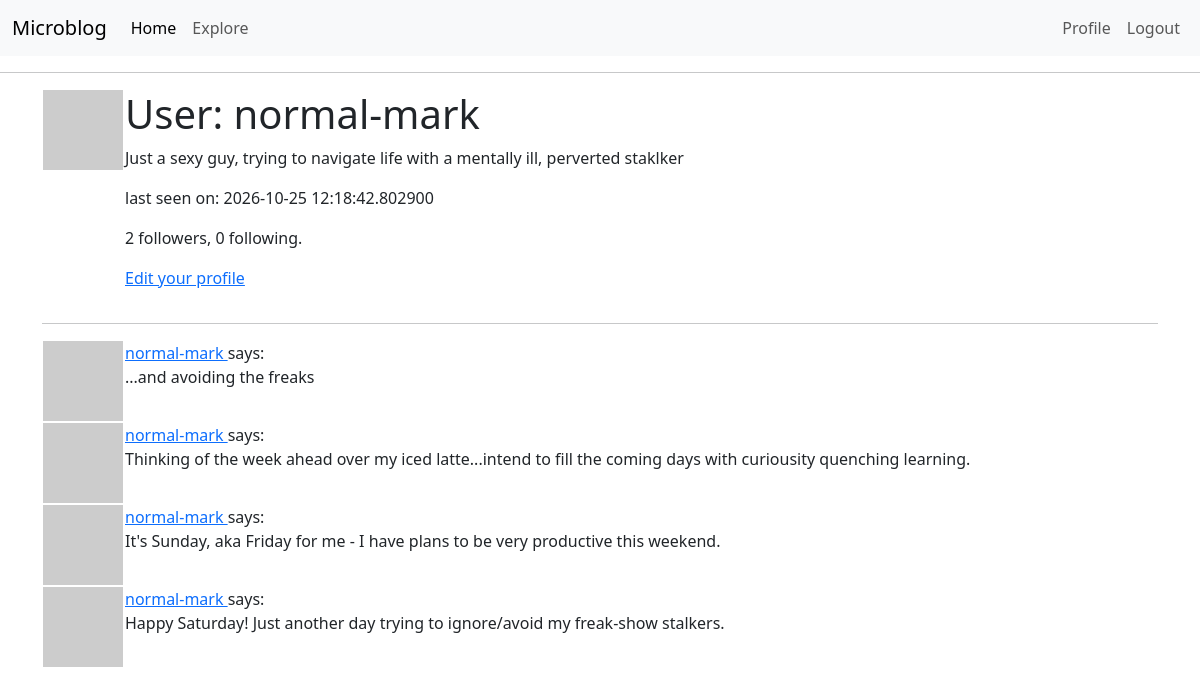
The app's page /user/normal-mark (signed in), older data.
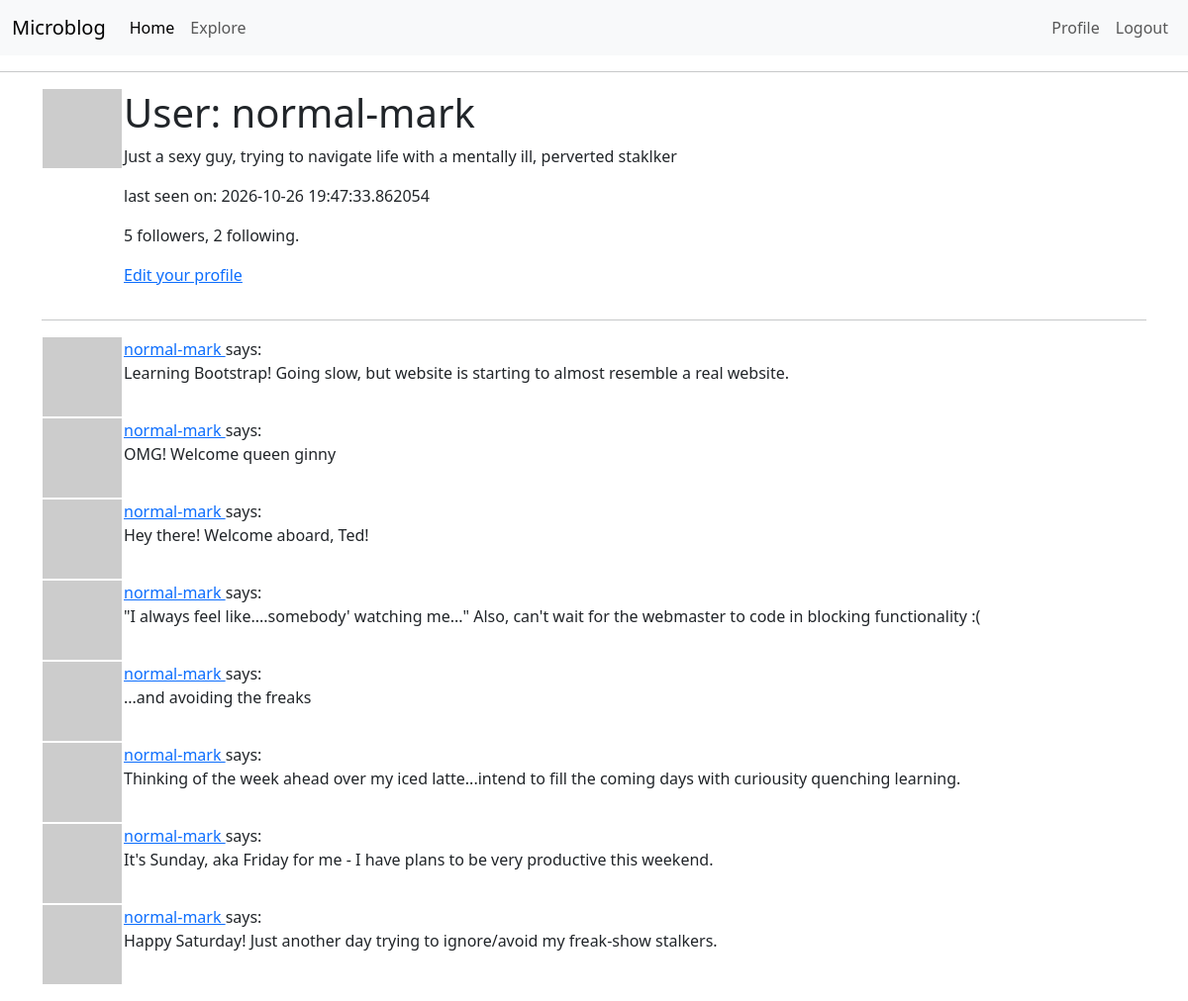
The same page, newer data.
### app/models.py (models this page shows, shortened)
class User(UserMixin, db.Model):
    id: so.Mapped[int] = so.mapped_column(primary_key=True)
    username: so.Mapped[str] = so.mapped_column(sa.String(64), index=True, unique=True)
    email: so.Mapped[str] = so.mapped_column(sa.String(120), index=True, unique=True)
    password_hash: so.Mapped[Optional[str]] = so.mapped_column(sa.String(256))
    posts: so.WriteOnlyMapped['Post'] = so.relationship(back_populates='author')
    about_me: so.Mapped[Optional[str]] = so.mapped_column(sa.String(140))
    last_seen: so.Mapped[Optional[datetime]] = so.mapped_column(default=lambda: datetime.now(timezone.utc))
    following: so.WriteOnlyMapped['User'] = so.relationship(
            secondary=followers, primaryjoin=(followers.c.follower_id == id),
            secondaryjoin=(followers.c.followed_id == id),
            back_populates='followers')
    followers: so.WriteOnlyMapped['User'] = so.relationship(
            secondary=followers, primaryjoin=(followers.c.followed_id == id),
            secondaryjoin = (followers.c.follower_id == id),
            back_populates='following')
    def avatar(self, size):
        digest = md5(self.email.lower().encode('utf-8')).hexdigest()
        return f'https://www.gravatar.com/avatar/{digest}?d=identicon&s={size}'
    def followers_count(self):
        query = sa.select(sa.func.count()).select_from(
                self.followers.select().subquery())
        return db.session.scalar(query)
    def following_count(self):
        query = sa.select(sa.func.count()).select_from(
            self.following.select().subquery())
        return db.session.scalar(query)

class Post(db.Model):
    id: so.Mapped[int] = so.mapped_column(primary_key=True)
    body: so.Mapped[str] = so.mapped_column(sa.String(140))
    timestamp: so.Mapped[datetime] = so.mapped_column(index=True, default=lambda: datetime.now(timezone.utc))
    user_id: so.Mapped[int] = so.mapped_column(sa.ForeignKey(User.id), index=True)
    author: so.Mapped[User] = so.relationship(back_populates='posts')

### app/routes.py (the view)
@app.route('/user/<username>')
@login_required
def user(username):
    user = db.first_or_404(sa.select(User).where(User.username == username))
    page = request.args.get('page', 1, type=int)
    query = user.posts.select().order_by(Post.timestamp.desc())
    posts = db.paginate(query, page=page,
                        per_page=app.config['POSTS_PER_PAGE'],
                        error_out=False)
    next_url = url_for('user', username=user.username, page=posts.next_num) \
        if posts.has_next else None
    prev_url = url_for('user', username=user.username, page=posts.prev_num) \
        if posts.has_prev else None
    form = EmptyForm()
    return render_template('user.html', user=user, posts=posts.items,
                           next_url=next_url, prev_url=prev_url, form=form)

### app/models.py (called while the page is built)
@login.user_loader
def load_user(id):
    return db.session.get(User, int(id))

### app/routes.py (called while the page is built)
@app.before_request
def before_request():
    if current_user.is_authenticated:
        current_user.last_seen = datetime.now(timezone.utc)
        db.session.commit()

### app/templates/user.html (shortened to what this page needs)
{% extends "base.html" %}
{% block content %}
    <table>
        <tr valign="top">
            <td><img src="{{ user.avatar(128) }}"></td>
            <td>
                <h1>User: {{ user.username }}</h1>
                {% if user.about_me %}<p>{{ user.about_me }}</p>{% endif %}
                {% if user.last_seen %}<p>last seen on: {{ user.last_seen }}</p>{% endif %}
                <p>{{ user.followers_count() }} followers, {{ user.following_count() }} following.</p>
                {% if user == current_user %}
                <p><a href="{{ url_for('edit_profile') }}">Edit your profile</a></p>
                {% endif %}
            </td>
        </tr>
    </table>
    <hr>
    {% for post in posts %}
        {% include '_post.html' %}
    {% endfor %}
{% endblock %}

### app/templates/_post.html
<table>
    <tr valign="top">
        <td><img src="{{ post.author.avatar(36) }}"</td>
        <td>
            <a href="{{ url_for('user', username=post.author.username) }}">
                {{ post.author.username }}
            </a>
                says: <br>{{ post.body }}
        </td>
    </tr>
</table>

Row changes from the older to the newer data that the page shows:
changed User "normal-mark": last_seen "2026-10-25 12:18:42.802900" → "2026-10-26 19:47:33.862054"
added Post: author.username "normal-mark", body "Learning Bootstrap! Going slow, but website is starting to almost resemble a real website."
added Post: author.username "normal-mark", body "OMG! Welcome queen ginny"
added Post: author.username "normal-mark", body "Hey there! Welcome aboard, Ted!"
added Post: author.username "normal-mark", body "\"I always feel like....somebody' watching me...\" Also, can't wait for the webmaster to code in blocking functionality :("
Text that changed along with them:
{{ user.followers_count() }}: "2" → "5"
{{ user.following_count() }}: "0" → "2"
